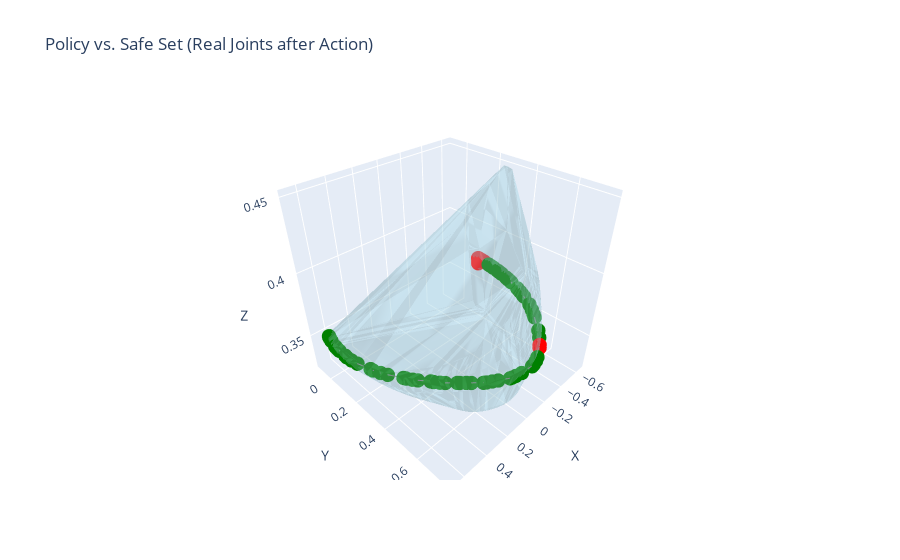

The notebook cell saved with this chart:
### Code cell
# 8) Visualize final real EEF poses vs. safe set
all_poses_7d = np.array(all_poses_7d)
all_inside_flags = np.array(all_inside_flags, dtype=bool)
if len(all_poses_7d) > 0:
    visualize_policy_predictions(
        safe_set,
        predicted_poses_7d=all_poses_7d,
        inside_flags=all_inside_flags,
        title="Policy vs. Safe Set (Real Joints after Action)"
    )
else:
    print("No EEF poses to visualize.")

### Figure 1 — Plotly figure (JSON) as saved in the notebook; plotly's stock layout.template omitted (floating-point values rounded to 4 significant figures; data arrays with more than 128 entries replaced by an {"elided": "..."} marker saying what was removed)
{"data": [{"color": "lightblue", "i": {"elided": "452 int values"}, "j": {"elided": "452 int values"}, "k": {"elided": "452 int values"}, "name": "Safe Set Hull", "opacity": 0.3, "type": "mesh3d", "x": {"elided": "3231 float values"}, "y": {"elided": "3231 float values"}, "z": {"elided": "3231 float values"}}, {"line": {"color": "gray", "width": 2}, "marker": {"color": ["green", "green", "green", "green", "green", "green", "green", "green", "green", "green", "green", "green", "green", "green", "green", "green", "green", "green", "green", "green", "green", "green", "green", "green", "green", "green", "green", "green", "green", "green", "green", "green", "green", "green", "green", "green", "green", "green", "green", "green", "red", "red", "green", "green", "green", "green", "green", "green", "green", "green", "green", "green", "green", "green", "green", "green", "green", "green", "green", "green", "green", "green", "green", "green", "red", "red", "red", "red", "red", "red", "red", "red", "red", "red", "red", "red", "red", "red", "red", "red", "red", "red", "red", "red", "red", "red", "red", "red", "red", "red", "red", "red", "red", "red", "red", "red", "red", "red", "red", "red", "red", "red", "red", "red"], "size": 5}, "mode": "markers+lines", "name": "EEF Poses (Real Joints)", "type": "scatter3d", "x": [0.6063, 0.611, 0.6159, 0.6226, 0.6365, 0.6376, 0.6405, 0.6425, 0.6443, 0.6442, 0.6415, 0.6351, 0.6119, 0.6075, 0.5911, 0.5735, 0.5284, 0.521, 0.5016, 0.4837, 0.4384, 0.4309, 0.4094, 0.3899, 0.3428, 0.3336, 0.3078, 0.2868, 0.2363, 0.2223, 0.1931, 0.1605, 0.0942, 0.08093, 0.05417, 0.009001, -0.08782, -0.1104, -0.1507, -0.1802, -0.2556, -0.2729, -0.3164, -0.3557, -0.4255, -0.4368, -0.4578, -0.4826, -0.5225, -0.5311, -0.5453, -0.5584, -0.583, -0.5865, -0.5935, -0.5988, -0.6107, -0.6131, -0.6163, -0.6192, -0.6255, -0.6264, -0.6285, -0.6307, -0.6339, -0.6341, -0.6349, -0.6354, -0.6364, -0.6363, -0.6362, -0.6362, -0.6362, -0.6362, -0.6362, -0.636, -0.636, -0.636, -0.636, -0.636, -0.636, -0.6361, -0.6361, -0.6362, -0.6363, -0.6364, -0.6364, -0.6364, -0.6363, -0.6364, -0.6364, -0.6364, -0.6363, -0.6363, -0.6363, -0.6363, -0.6364, -0.6364, -0.6364, -0.6364, -0.6364, -0.6364, -0.6365, -0.6365], "y": [-0.08051, -0.07413, -0.06261, -0.04473, -0.0004587, 0.004361, 0.02176, 0.03823, 0.08688, 0.09609, 0.1301, 0.1687, 0.243, 0.2554, 0.2939, 0.3274, 0.3933, 0.4043, 0.4291, 0.4489, 0.4924, 0.5034, 0.5252, 0.5433, 0.5799, 0.5876, 0.6064, 0.6216, 0.656, 0.6632, 0.6763, 0.6899, 0.7151, 0.7186, 0.7238, 0.7303, 0.7351, 0.7327, 0.7256, 0.7187, 0.6941, 0.686, 0.6625, 0.6381, 0.5834, 0.5727, 0.5516, 0.5246, 0.4738, 0.4609, 0.4389, 0.4169, 0.367, 0.3584, 0.3416, 0.3278, 0.2925, 0.2843, 0.2729, 0.2612, 0.2321, 0.2252, 0.2114, 0.1969, 0.167, 0.1599, 0.1478, 0.1424, 0.1278, 0.1254, 0.1233, 0.1222, 0.1221, 0.1221, 0.1222, 0.1231, 0.1239, 0.1239, 0.124, 0.124, 0.1239, 0.1239, 0.1239, 0.124, 0.1241, 0.1241, 0.1241, 0.1241, 0.1242, 0.1241, 0.1241, 0.1242, 0.1242, 0.124, 0.1239, 0.1239, 0.1239, 0.1239, 0.1239, 0.1239, 0.1239, 0.1239, 0.1239, 0.1239], "z": [0.3462, 0.3462, 0.3462, 0.3462, 0.3463, 0.3463, 0.3464, 0.3465, 0.3469, 0.3466, 0.347, 0.3477, 0.3492, 0.349, 0.3499, 0.3507, 0.3521, 0.3523, 0.3527, 0.353, 0.3538, 0.3539, 0.3543, 0.3547, 0.3556, 0.3557, 0.356, 0.3562, 0.3566, 0.3566, 0.3569, 0.3569, 0.3568, 0.3569, 0.357, 0.357, 0.3566, 0.3564, 0.3561, 0.3565, 0.3575, 0.3579, 0.3595, 0.361, 0.3635, 0.3641, 0.3655, 0.3666, 0.3675, 0.3677, 0.368, 0.3683, 0.3689, 0.369, 0.3692, 0.3693, 0.3697, 0.3698, 0.3699, 0.37, 0.3702, 0.3703, 0.3704, 0.3706, 0.3708, 0.3709, 0.371, 0.3711, 0.3712, 0.3712, 0.3712, 0.3712, 0.3711, 0.3711, 0.3711, 0.3709, 0.3709, 0.3709, 0.3709, 0.3709, 0.3709, 0.3705, 0.3699, 0.369, 0.3682, 0.3682, 0.3682, 0.3682, 0.3682, 0.3682, 0.3682, 0.3682, 0.3682, 0.3682, 0.3682, 0.3682, 0.3681, 0.3681, 0.3681, 0.3681, 0.3681, 0.368, 0.3674, 0.3667]}], "layout": {"scene": {"xaxis": {"title": {"text": "X"}}, "yaxis": {"title": {"text": "Y"}}, "zaxis": {"title": {"text": "Z"}}}, "title": {"text": "Policy vs. Safe Set (Real Joints after Action)"}}}
